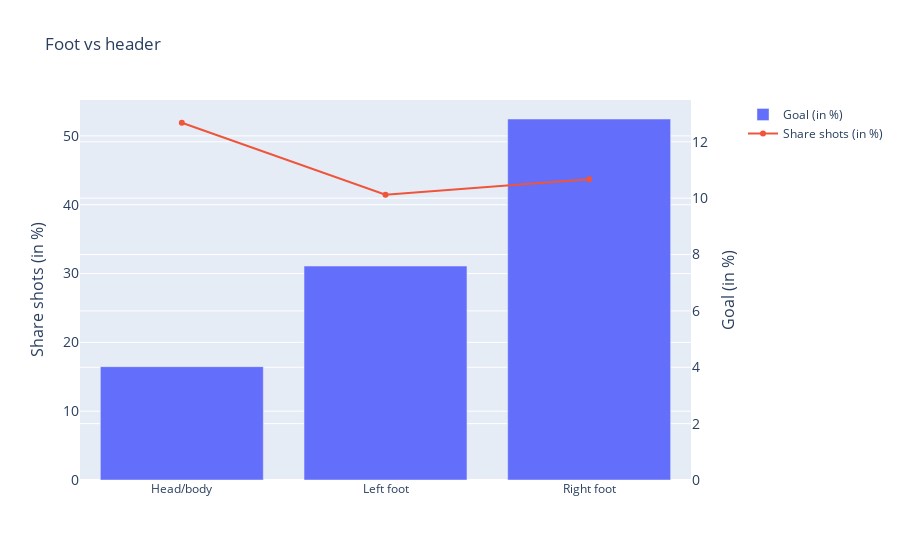

The notebook cell saved with this chart:
### Code cell
target_col = "Goal"
y1_axis_name = "Share shots (in %)"
y2_axis_name = "Goal (in %)"


graph_shot_foot = create_univariate_variable_graph(df_shots, comb_col, target_col, y1_axis_name, y2_axis_name,
                                        title_name="Foot vs header")
graph_shot_foot.show()

### Figure 1 — Plotly figure (JSON) as saved in the notebook; plotly's stock layout.template omitted (floating-point values rounded to 4 significant figures)
{"data": [{"name": "Goal (in %)", "type": "bar", "x": ["Head/body", "Left foot", "Right foot"], "y": [16.47, 31.08, 52.45]}, {"name": "Share shots (in %)", "type": "scatter", "x": ["Head/body", "Left foot", "Right foot"], "xaxis": "x", "y": [12.68, 10.12, 10.67], "yaxis": "y2"}], "layout": {"hovermode": false, "title": {"text": "Foot vs header"}, "xaxis": {"anchor": "y", "domain": [0, 0.94]}, "yaxis": {"anchor": "x", "domain": [0, 1], "rangemode": "tozero", "tickfont": {"size": 14}, "title": {"font": {"size": 16}, "text": "Share shots (in %)"}}, "yaxis2": {"anchor": "x", "overlaying": "y", "rangemode": "tozero", "side": "right", "tickfont": {"size": 14}, "title": {"font": {"size": 16}, "text": "Goal (in %)"}}}}
